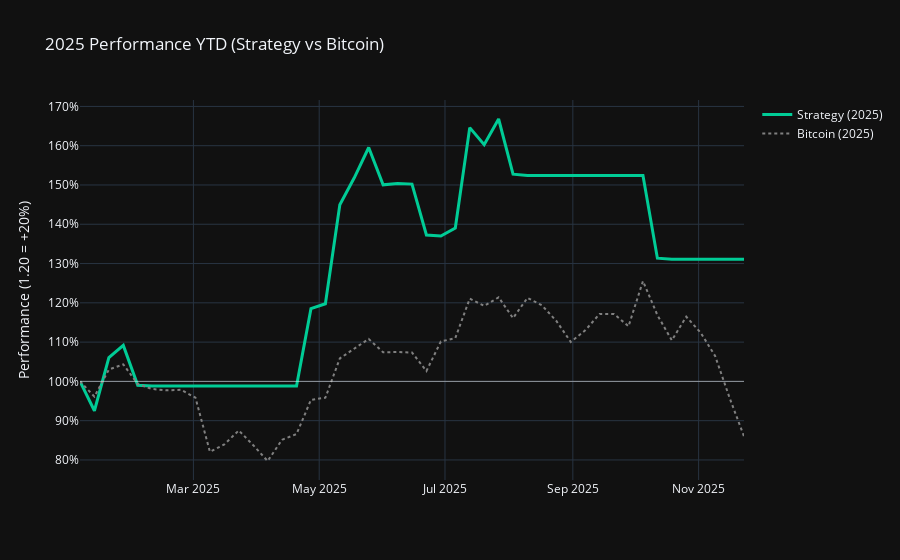

Write notebook code for a chart like this one.
### Code cell
# Cell: 2025 Zoom (Year-to-Date)

# 1. Slice data starting from 2025
subset_2025 = results.loc['2025-01-01':].copy()

# 2. Rebase (Reset everything to 100% at the start)
# Otherwise, the strategy would start with its accumulated gains from 2017
subset_2025['strat_base100'] = subset_2025['equity'] / subset_2025['equity'].iloc[0]

# For Bitcoin, take the real price and rebase it as well
btc_prices_2025 = df_btc['close'].reindex(subset_2025.index, method='ffill')
subset_2025['btc_base100'] = btc_prices_2025 / btc_prices_2025.iloc[0]

# 3. 2025 Stats
ret_strat_2025 = (subset_2025['strat_base100'].iloc[-1] - 1) * 100
ret_btc_2025 = (subset_2025['btc_base100'].iloc[-1] - 1) * 100

print(f"--- 2025 PERFORMANCE (YTD) ---")
print(f"Strategy  : {ret_strat_2025:+.1f}%")
print(f"Bitcoin   : {ret_btc_2025:+.1f}%")
print(f"Alpha     : {ret_strat_2025 - ret_btc_2025:+.1f}% pts")

# 4. Plotting
fig = go.Figure()

# Strategy
fig.add_trace(go.Scatter(
    x=subset_2025.index, 
    y=subset_2025['strat_base100'], 
    name='Strategy (2025)', 
    line=dict(color='#00cc96', width=3)
))

# Bitcoin
fig.add_trace(go.Scatter(
    x=subset_2025.index, 
    y=subset_2025['btc_base100'], 
    name='Bitcoin (2025)', 
    line=dict(color='grey', dash='dot')
))

# Start line (0%)
fig.add_hline(y=1.0, line_color="white", line_width=1, opacity=0.5)

fig.update_layout(
    title='2025 Performance YTD (Strategy vs Bitcoin)', 
    template='plotly_dark',
    yaxis_title='Performance (1.20 = +20%)',
    yaxis_tickformat='.0%' # Percentage format
)

fig.show()
